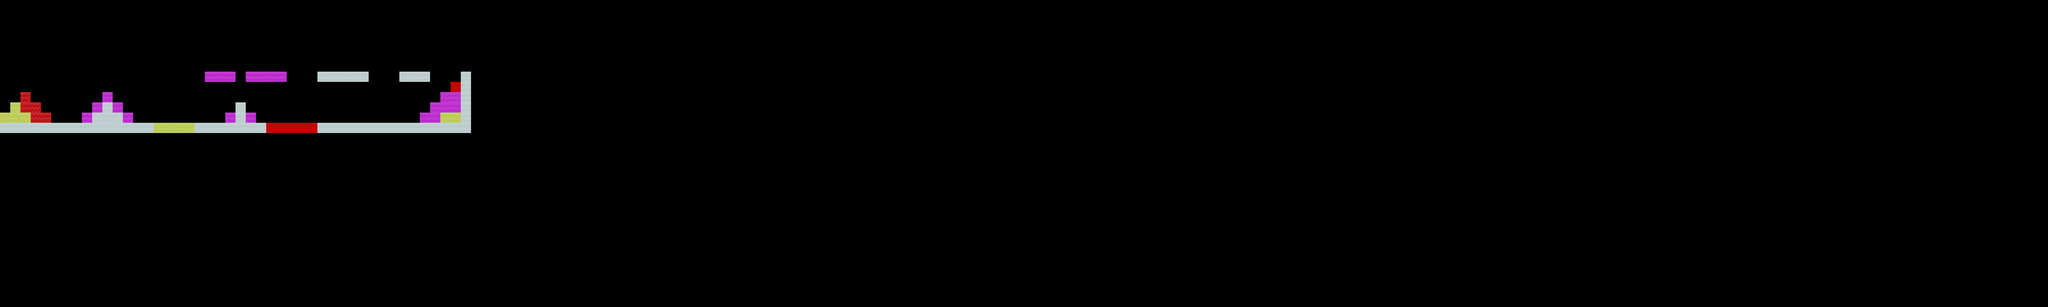

This game map was drawn from its Tiled (.tmx) file and the tilesets committed beside it. A one-line description and the trimmed map source follow:
An orthogonal 200x30 tile map with 70x70 px tiles, 4 tile layers (Collision, green, purple, red), 1 hidden layer not drawn, 13 tilesets and 24 objects.

<map version="1.0" orientation="orthogonal" width="200" height="30" tilewidth="70" tileheight="70">
 <tileset firstgid="1" name="Tiles" tilewidth="70" tileheight="70" spacing="2">
  <image source="../images/tiles.png" width="914" height="936" />
  <tile id="8">
   <properties>
    <property name="points" value="0,0 1,1 0,1" />
   </properties>
  </tile>
  <tile id="19">
   <properties>
    <property name="ladder" value="true" />
    <property name="sensor" value="true" />
   </properties>
  </tile>
  <tile id="25">
   <properties>
    <property name="sensor" value="true" />
   </properties>
  </tile>
  <tile id="31">
   <properties>
    <property name="ladder" value="true" />
    <property name="sensor" value="true" />
   </properties>
  </tile>
  <tile id="32">
   <properties>
    <property name="points" value="0,1 1,0 1,1" />
   </properties>
  </tile>
  <tile id="40">
   <properties>
    <property name="sensor" value="true" />
   </properties>
  </tile>
  <tile id="69">
   <properties>
    <property name="sensor" value="true" />
   </properties>
  </tile>
  <tile id="81">
   <properties>
    <property name="sensor" value="true" />
   </properties>
  </tile>
  <tile id="98">
   <properties>
    <property name="sensor" value="true" />
   </properties>
  </tile>
 </tileset>
 <tileset firstgid="157" name="collectables" tilewidth="70" tileheight="70" spacing="2">
  <image source="../images/collectables.png" width="936" height="216" />
  <tile id="1">
   <properties>
    <property name="Class" value="Collectable" />
    <property name="amount" value="10" />
    <property name="sprite" value="coin_gold" />
   </properties>
  </tile>
  <tile id="12">
   <properties>
    <property name="Class" value="Heart" />
    <property name="strength" value="25" />
   </properties>
  </tile>
 </tileset>
 <tileset firstgid="196" name="doors" tilewidth="70" tileheight="110">
  <image source="../images/doors.png" width="140" height="110" />
  <tile id="0">
   <properties>
    <property name="Class" value="Door" />
    <property name="open" value="true" />
    <property name="sprite" value="door_open" />
   </properties>
  </tile>
 </tileset>
 <tileset firstgid="198" name="enemies" tilewidth="72" tileheight="72">
  <image source="../images/enemies.png" width="216" height="216" />
  <tile id="0">
   <properties>
    <property name="Class" value="Snail" />
    <property name="sprite" value="snail" />
   </properties>
  </tile>
  <tile id="1">
   <properties>
    <property name="Class" value="Slime" />
    <property name="sprite" value="slime" />
   </properties>
  </tile>
  <tile id="2">
   <properties>
    <property name="Class" value="grey_slime" />
    <property name="sprite" value="grey_slime" />
   </properties>
  </tile>
 </tileset>
 <tileset firstgid="207" name="player_template" tilewidth="72" tileheight="97">
  <image source="../images/player_template.png" trans="ffffff" width="1296" height="98" />
  <tile id="0">
   <properties>
    <property name="Class" value="Player" />
   </properties>
  </tile>
 </tileset>
 <tileset firstgid="225" name="green" tilewidth="70" tileheight="70" spacing="2">
  <image source="../images/green.png" trans="ffffff" width="914" height="936" />
 </tileset>
 <tileset firstgid="381" name="purple" tilewidth="70" tileheight="70" spacing="2">
  <image source="../images/purple.png" trans="ffffff" width="914" height="936" />
 </tileset>
 <tileset firstgid="537" name="paintcans" tilewidth="72" tileheight="97">
  <image source="../images/paintcans.png" width="216" height="97" />
  <tile id="0">
   <properties>
    <property name="Class" value="PaintCan" />
    <property name="Color" value="purple" />
    <property name="sprite" value="paintcan_purple" />
   </properties>
  </tile>
  <tile id="1">
   <properties>
    <property name="Class" value="PaintCan" />
    <property name="Color" value="green" />
    <property name="sprite" value="paintcan_green" />
   </properties>
  </tile>
  <tile id="2">
   <properties>
    <property name="Class" value="PaintCan" />
    <property name="Color" value="red" />
    <property name="sprite" value="paintcan_red" />
   </properties>
  </tile>
 </tileset>
 <tileset firstgid="540" name="red" tilewidth="70" tileheight="70" spacing="2">
  <image source="../images/red.png" width="914" height="936" />
 </tileset>
 <tileset firstgid="696" name="coin" tilewidth="72" tileheight="97" spacing="2">
  <image source="../images/coin.png" width="72" height="97" />
  <tile id="0">
   <properties>
    <property name="Class" value="Collectable" />
    <property name="amount" value="10" />
    <property name="sprite" value="coin_green" />
   </properties>
  </tile>
 </tileset>
 <tileset firstgid="697" name="slime_grey" tilewidth="60" tileheight="40">
  <image source="../images/slime_grey.png" width="180" height="40" />
  <tile id="0">
   <properties>
    <property name="Class" value="Slime" />
    <property name="sprite" value="slime_grey" />
   </properties>
  </tile>
 </tileset>
 <tileset firstgid="700" name="slime_green" tilewidth="60" tileheight="40">
  <image source="../images/slime_green.png" width="180" height="40" />
  <tile id="0">
   <properties>
    <property name="Class" value="Slime" />
    <property name="sprite" value="slime_green" />
   </properties>
  </tile>
 </tileset>
 <tileset firstgid="703" name="slime_blue" tilewidth="60" tileheight="40">
  <image source="../images/slime_blue.png" width="180" height="40" />
  <tile id="0">
   <properties>
    <property name="Class" value="Slime" />
    <property name="sprite" value="slime_blue" />
   </properties>
  </tile>
 </tileset>
 <imagelayer name="Background" width="200" height="30" visible="0">
  <image source="../images/bg.png" />
 </imagelayer>
 <layer name="Collision" width="200" height="30">
  <properties>
   <property name="collision" value="true" />
  </properties>
  <data>[6000 cells, 56 non-empty, 1 distinct tile ids]</data>
 </layer>
 <layer name="green" width="200" height="30">
  <properties>
   <property name="collision" value="true" />
  </properties>
  <data>[6000 cells, 10 non-empty, 1 distinct tile ids]</data>
 </layer>
 <layer name="purple" width="200" height="30">
  <properties>
   <property name="collision" value="true" />
  </properties>
  <data>[6000 cells, 21 non-empty, 1 distinct tile ids]</data>
 </layer>
 <layer name="red" width="200" height="30">
  <properties>
   <property name="collision" value="true" />
  </properties>
  <data>[6000 cells, 11 non-empty, 2 distinct tile ids]</data>
 </layer>
 <objectgroup name="Sprites" width="200" height="30">
  <object gid="207" x="328" y="827" />
  <object gid="538" x="958" y="842" />
  <object gid="537" x="73" y="585" />
  <object gid="539" x="1606" y="587" />
  <object gid="696" x="140" y="551" />
  <object gid="696" x="699" y="521" />
  <object gid="199" x="1469" y="842" />
  <object gid="198" x="470" y="842" />
  <object gid="199" x="1400" y="843" />
  <object gid="199" x="1087" y="843" />
  <object gid="200" x="2584" y="841" />
  <object gid="696" x="1444" y="486" />
  <object gid="696" x="2855" y="482" />
  <object gid="696" x="1136" y="773" />
  <object gid="696" x="1221" y="770" />
  <object gid="696" x="1894" y="806" />
  <object gid="696" x="2003" y="806" />
  <object gid="696" x="791" y="542" />
  <object gid="696" x="603" y="536" />
  <object gid="696" x="227" y="555" />
  <object gid="696" x="297" y="627" />
  <object gid="696" x="2761" y="482" />
  <object gid="696" x="1610" y="394" />
  <object gid="696" x="1815" y="488" />
 </objectgroup>
</map>
